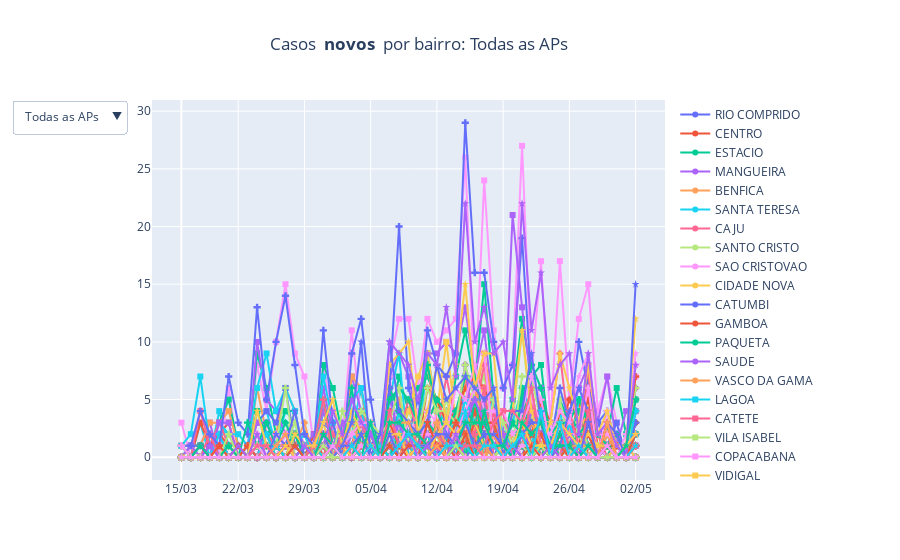

Here is the notebook cell this chart was saved with:
### Code cell
fig2 = go.Figure(data = data2)
fig2.update_layout(title = dict(text = 'Casos <b> novos </b> por bairro: Todas as APs', x = 0.3), 
                   updatemenus = updatemenus2, xaxis = dict(tickvals = tickvals, ticktext = ticktext))
fig2.show()
